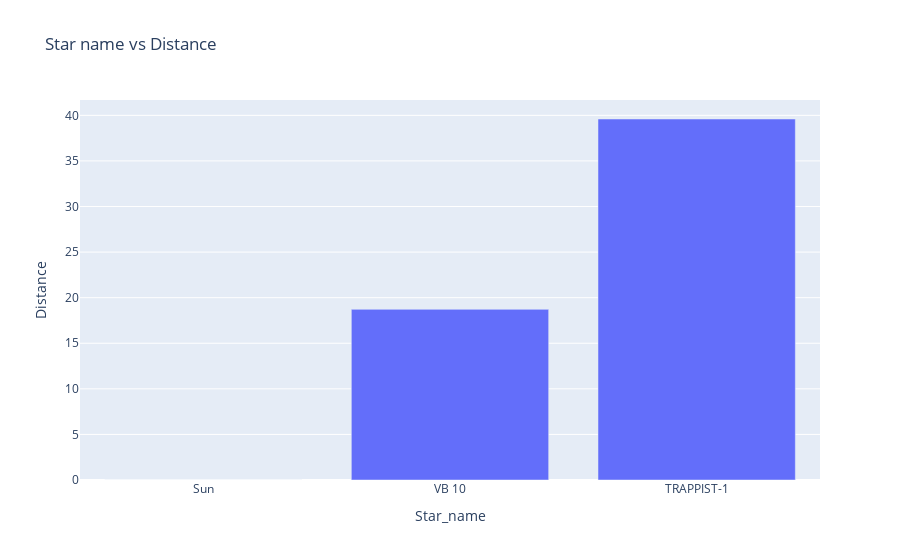

Notebook code cell kept with this figure:
### Code cell
#Star name vs Distance
plot = px.bar(df,x='Star_name',y='Distance',title='Star name vs Distance')
plot.show()

### Figure 1 — Plotly figure (JSON) as saved in the notebook; plotly's stock layout.template omitted (floating-point values rounded to 4 significant figures)
{"data": [{"alignmentgroup": "True", "hovertemplate": "Star_name=%{x}<br>Distance=%{y}<extra></extra>", "legendgroup": "", "marker": {"color": "#636efa"}, "name": "", "offsetgroup": "", "orientation": "v", "showlegend": false, "textposition": "auto", "type": "bar", "x": ["Sun", "VB 10", "TRAPPIST-1"], "xaxis": "x", "y": [1.581e-05, 18.72, 39.6], "yaxis": "y"}], "layout": {"barmode": "relative", "legend": {"tracegroupgap": 0}, "title": {"text": "Star name vs Distance"}, "xaxis": {"anchor": "y", "domain": [0, 1], "title": {"text": "Star_name"}}, "yaxis": {"anchor": "x", "domain": [0, 1], "title": {"text": "Distance"}}}}
